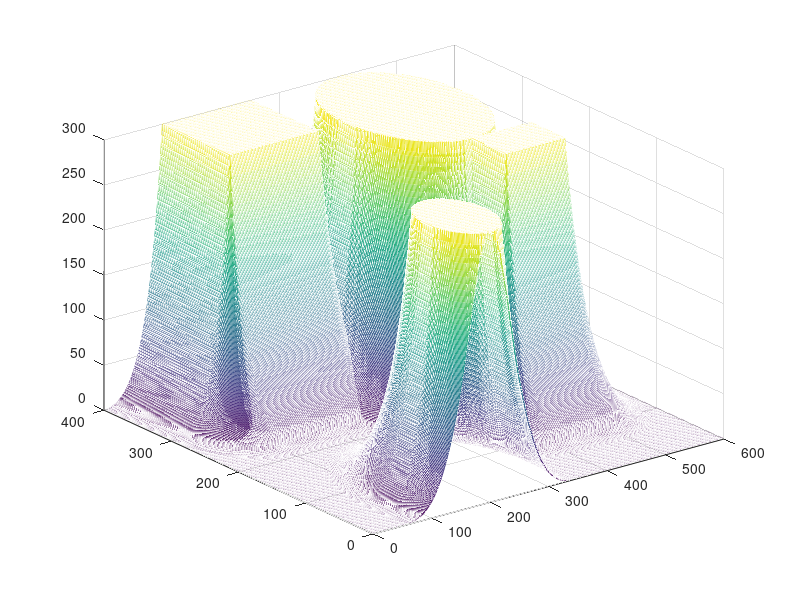

MATLAB code for this plot: (Note: this script raises an error after producing the figure.)
%
% PotentialFieldScript.m
%
clear all
close all
%% Generate some points

nrows = 400;
ncols = 600;

obstacle = false(nrows, ncols);

[x, y] = meshgrid (1:ncols, 1:nrows); % remember that x is corresponding to cols while y is corresponding to rows

%% Generate some obstacle (Reviewe the file CircularObstacle.m to understand this section)

obstacle (300:end, 100:250) = true; % rectangular obstacle
obstacle (150:200, 400:500) = true; % rectangular obstacle

t = ((x - 200).^2 + (y - 50).^2) < 50^2; % circular obstacle (XC=200, YC=50, R=50)
obstacle(t) = true;

t = ((x - 400).^2 + (y - 300).^2) < 100^2; % circular obstacle (XC=400, YC=300, R=50)
obstacle(t) = true;

%% Compute distance transform 
%Reviewe the file DistanceFromObstacle.m to understand bwdist function
%Reviewe the file ScalingFactor.m to understand why we neeed a scaling factor K

d = bwdist(obstacle); % bwdist function in matlab that return distance from any "true" element in obstacle array

% Rescale and transform distances
K = 100; % user preference   
Rho = d / K + 1;  % some values in d are zeros and will be problematic in caluclating the repulsive force so we need to add one to all values to avoid division by 0

d0 = 2; % user preference. If robot away from the obstacle by more than d0 then the repulsive force of that obstacle is considered 0
Eta = 1200; % user preference - Fine tuning parameter - Used to control streb=ngth of repulsive force  
            % If Eta = 1 max(repulsive) = 0.25 and max(attractive) = 400
            % Large Eta will create some balance between repuylsive and attaractive force value 
            % we need to make repulsive large otherwise the robot will not avoid the obstacles becuase repulsive force might be neglibile  

repulsive = Eta*((1./Rho - 1/d0).^2); % same equation in the slides 

repulsive (Rho > d0) = 0;
max(max(repulsive))

%% Display repulsive potential

figure;
m = mesh (repulsive);
m.FaceLighting = 'phong';
axis equal;

title ('Repulsive Potential');

%% Compute attractive force
% Reviewe the file QuadraticEquations.m to understand why we use quadratic function to play as attractive force

goal = [400, 50];

zeta = 1/700; % user preference - Fine tuning parameter - Used to control strength of attractive force 
            % For example, if zeta = 1/10000, the robot will not reach its
            % goal because the attractive force is very weak
            % for zeta = 1/10, the robot will cross over obstacles 

attractive = zeta * ( (x - goal(1)).^2 + (y - goal(2)).^2 );

figure;
m = mesh (attractive);
m.FaceLighting = 'phong';
axis equal;

title ('Attractive Potential');
max(max(attractive))

%% Display 2D configuration space

figure;
imshow(~obstacle);

hold on;
plot (goal(1), goal(2), 'g.', 'MarkerSize', 25);
hold off;

axis ([0 ncols 0 nrows]);
axis xy; % xy — Default direction. For axes in a 2-D view, the y-axis is vertical with values increasing from bottom to top.
         % if this line is commented, y axis start will be at the top and increases downward 
         % Ref: https://www.mathworks.com/help/matlab/ref/axis.html
axis on;

xlabel ('x');
ylabel ('y');

title ('Configuration Space');

%% Combine terms

f = attractive + repulsive;

figure;
m = mesh (f);
m.FaceLighting = 'phong';
axis equal;

title ('Total Potential');

%% Plan route
start = [50, 350];

route = GradientBasedPlanner (f, start, goal, 1000); % route has all points that the robot will pass through from start to goal

%% Plot the energy surface

figure;
m = mesh (f);
axis equal;

%% Plot ball sliding down hill (the ball is actually our robot)
% Reviewe the file SphereMatlab.m to learn how matlab can plot sphere (ball)

[sx, sy, sz] = sphere();

R = 20;
sx = R*sx;
sy = R*sy;
sz = R*sz+R; % To make the ball above the surface, we must left it by R.                
             % if sz=R*sz, the lower half of the ball will be under the
             % surface the upper half will be visible above the map

hold on;
p = mesh(sx, sy, sz); % this will plot a ball at 0,0,0
p.FaceColor = 'red';
p.EdgeColor = 'none';
p.FaceLighting = 'phong';
hold off;

hold on
% mark goal location with a big green star *
plot(goal(1), goal(2), 'g*', 'MarkerSize', 25);
hold off

% plot the ball at each point in route from start to goal
for i = 1:size(route,1)
    P = round(route(i,:)); % P = [x, y]
    z = f(P(2), P(1)); % z = f(x,y)
    
    % draw the ball shifted at the new location of P
    p.XData = sx + P(1); 
    p.YData = sy + P(2);
    p.ZData = sz + f(P(2), P(1));
    
    drawnow; 
    
    pause(0.05)
end

%% quiver plot
[gx, gy] = gradient (-f);
skip = 20;

figure;

xidx = 1:skip:ncols;
yidx = 1:skip:nrows;

quiver (x(yidx,xidx), y(yidx,xidx), gx(yidx,xidx), gy(yidx,xidx), 0.4);

axis ([1 ncols 1 nrows]);

hold on;

ps = plot(start(1), start(2), 'r.', 'MarkerSize', 30);
pg = plot(goal(1), goal(2), 'g.', 'MarkerSize', 30);
p3 = plot (route(:,1), route(:,2), 'r', 'LineWidth', 2);

